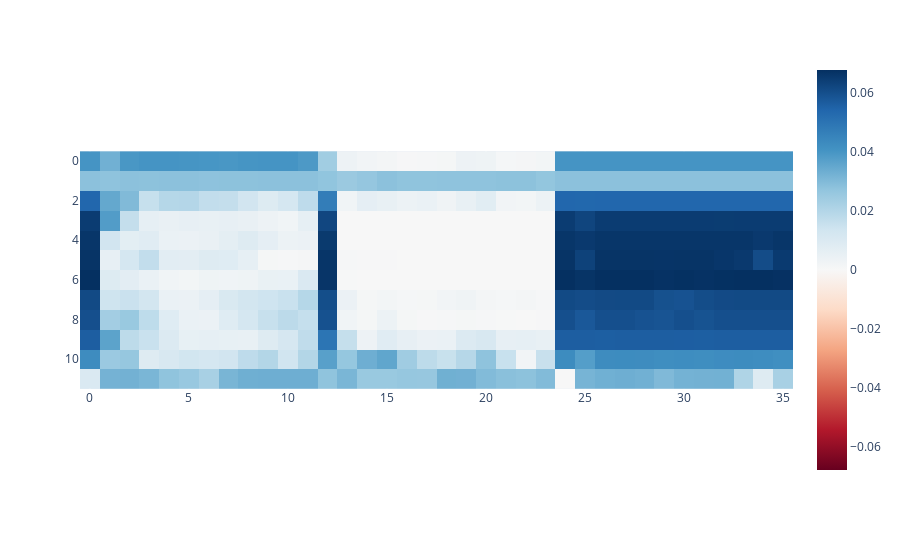

Here is the notebook cell this chart was saved with:
### Code cell
imshow(y_pred)

### Figure 1 — Plotly figure (JSON) as saved in the notebook; plotly's stock layout.template omitted (floating-point values rounded to 4 significant figures; data arrays with more than 128 entries replaced by an {"elided": "..."} marker saying what was removed)
{"data": [{"coloraxis": "coloraxis", "hovertemplate": "x: %{x}<br>y: %{y}<br>color: %{z}<extra></extra>", "name": "0", "type": "heatmap", "xaxis": "x", "yaxis": "y", "z": {"elided": "12x36 float values"}}], "layout": {"coloraxis": {"cmid": 0, "colorscale": [[0, "rgb(103,0,31)"], [0.1, "rgb(178,24,43)"], [0.2, "rgb(214,96,77)"], [0.3, "rgb(244,165,130)"], [0.4, "rgb(253,219,199)"], [0.5, "rgb(247,247,247)"], [0.6, "rgb(209,229,240)"], [0.7, "rgb(146,197,222)"], [0.8, "rgb(67,147,195)"], [0.9, "rgb(33,102,172)"], [1, "rgb(5,48,97)"]]}, "margin": {"t": 60}, "xaxis": {"anchor": "y", "constrain": "domain", "domain": [0, 1], "scaleanchor": "y"}, "yaxis": {"anchor": "x", "autorange": "reversed", "constrain": "domain", "domain": [0, 1]}}}
